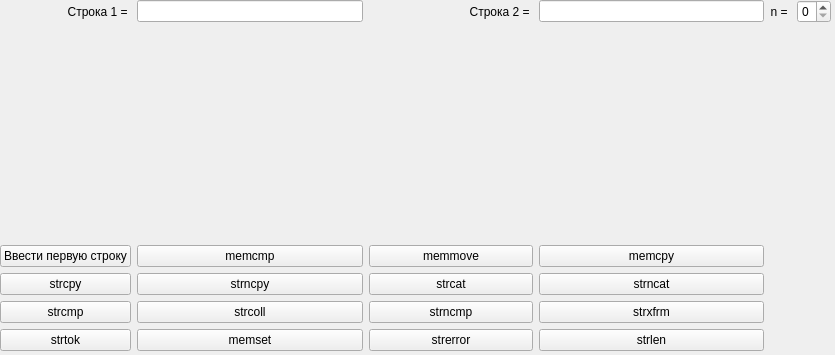
<?xml version="1.0" encoding="UTF-8"?>
<ui version="4.0">
 <class>MainWindow</class>
 <widget class="QMainWindow" name="MainWindow">
  <property name="geometry">
   <rect>
    <x>0</x>
    <y>0</y>
    <width>835</width>
    <height>355</height>
   </rect>
  </property>
  <property name="windowTitle">
   <string>MainWindow</string>
  </property>
  <widget class="QWidget" name="centralwidget">
   <widget class="QWidget" name="gridLayoutWidget">
    <property name="geometry">
     <rect>
      <x>0</x>
      <y>0</y>
      <width>831</width>
      <height>351</height>
     </rect>
    </property>
    <layout class="QGridLayout" name="gridLayout">
     <item row="4" column="1">
      <widget class="QPushButton" name="memcmpButton">
       <property name="text">
        <string>memcmp</string>
       </property>
      </widget>
     </item>
     <item row="7" column="0">
      <widget class="QPushButton" name="strtokButton">
       <property name="text">
        <string>strtok</string>
       </property>
      </widget>
     </item>
     <item row="3" column="0" colspan="7">
      <widget class="QLabel" name="outLabel">
       <property name="text">
        <string/>
       </property>
       <property name="alignment">
        <set>Qt::AlignCenter</set>
       </property>
      </widget>
     </item>
     <item row="5" column="1">
      <widget class="QPushButton" name="strncpyButton">
       <property name="text">
        <string>strncpy</string>
       </property>
      </widget>
     </item>
     <item row="0" column="1">
      <widget class="QLineEdit" name="str1LineEdit">
       <property name="maxLength">
        <number>30</number>
       </property>
      </widget>
     </item>
     <item row="5" column="0">
      <widget class="QPushButton" name="strcpyButton">
       <property name="text">
        <string>strcpy</string>
       </property>
      </widget>
     </item>
     <item row="0" column="3">
      <widget class="QLabel" name="str2Label">
       <property name="text">
        <string>Строка 2 = </string>
       </property>
       <property name="alignment">
        <set>Qt::AlignRight|Qt::AlignTrailing|Qt::AlignVCenter</set>
       </property>
      </widget>
     </item>
     <item row="0" column="6">
      <widget class="QSpinBox" name="nSpinBox">
       <property name="maximum">
        <number>4</number>
       </property>
      </widget>
     </item>
     <item row="7" column="4">
      <widget class="QPushButton" name="strlenButton">
       <property name="text">
        <string>strlen</string>
       </property>
      </widget>
     </item>
     <item row="4" column="0">
      <widget class="QPushButton" name="constructButton">
       <property name="text">
        <string>Ввести первую строку</string>
       </property>
      </widget>
     </item>
     <item row="6" column="1">
      <widget class="QPushButton" name="strcollButton">
       <property name="text">
        <string>strcoll</string>
       </property>
      </widget>
     </item>
     <item row="7" column="1">
      <widget class="QPushButton" name="memsetButton">
       <property name="text">
        <string>memset</string>
       </property>
      </widget>
     </item>
     <item row="6" column="0">
      <widget class="QPushButton" name="strcmpButton">
       <property name="text">
        <string>strcmp</string>
       </property>
      </widget>
     </item>
     <item row="5" column="4">
      <widget class="QPushButton" name="strncatButton">
       <property name="text">
        <string>strncat</string>
       </property>
      </widget>
     </item>
     <item row="0" column="4">
      <widget class="QLineEdit" name="str2LineEdit">
       <property name="maxLength">
        <number>30</number>
       </property>
      </widget>
     </item>
     <item row="0" column="5">
      <widget class="QLabel" name="strnLabel">
       <property name="text">
        <string>n = </string>
       </property>
       <property name="alignment">
        <set>Qt::AlignRight|Qt::AlignTrailing|Qt::AlignVCenter</set>
       </property>
      </widget>
     </item>
     <item row="4" column="4">
      <widget class="QPushButton" name="memcpyButton">
       <property name="text">
        <string>memcpy</string>
       </property>
      </widget>
     </item>
     <item row="6" column="4">
      <widget class="QPushButton" name="strxfrmButton">
       <property name="text">
        <string>strxfrm</string>
       </property>
      </widget>
     </item>
     <item row="0" column="0">
      <widget class="QLabel" name="str1Label">
       <property name="text">
        <string>Строка 1 = </string>
       </property>
       <property name="alignment">
        <set>Qt::AlignRight|Qt::AlignTrailing|Qt::AlignVCenter</set>
       </property>
      </widget>
     </item>
     <item row="0" column="2">
      <widget class="QLabel" name="label">
       <property name="text">
        <string>                            </string>
       </property>
      </widget>
     </item>
     <item row="4" column="2" colspan="2">
      <widget class="QPushButton" name="memmoveButton">
       <property name="text">
        <string>memmove</string>
       </property>
      </widget>
     </item>
     <item row="5" column="2" colspan="2">
      <widget class="QPushButton" name="strcatButton">
       <property name="text">
        <string>strcat</string>
       </property>
      </widget>
     </item>
     <item row="6" column="2" colspan="2">
      <widget class="QPushButton" name="strncmpButton">
       <property name="text">
        <string>strncmp</string>
       </property>
      </widget>
     </item>
     <item row="7" column="2" colspan="2">
      <widget class="QPushButton" name="strerrorButton">
       <property name="text">
        <string>strerror</string>
       </property>
      </widget>
     </item>
    </layout>
   </widget>
  </widget>
 </widget>
 <resources/>
 <connections/>
</ui>
